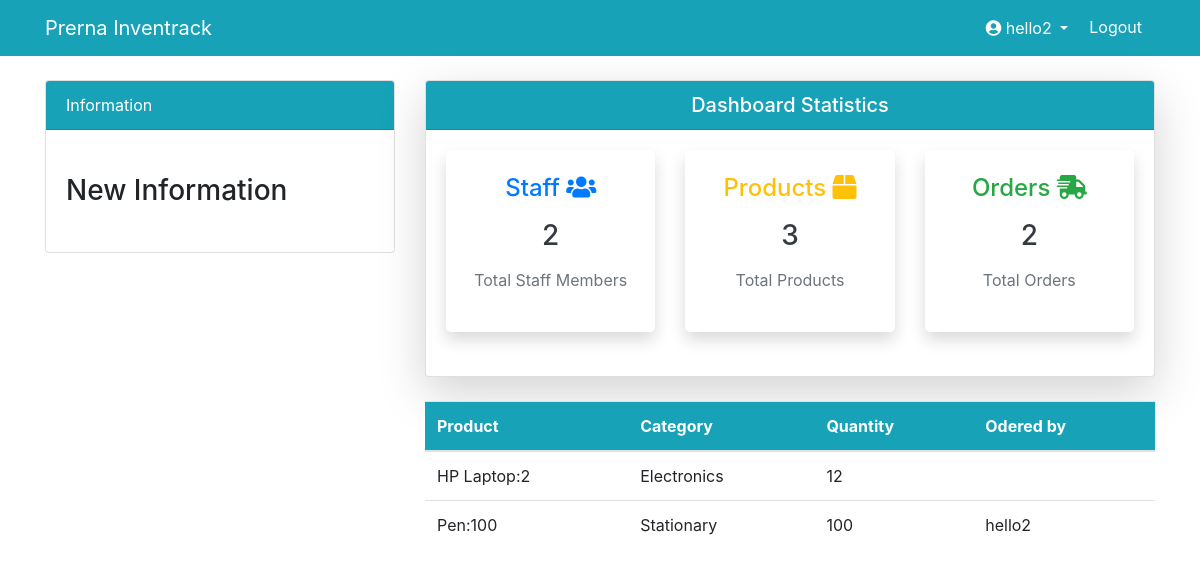
Page /order/ (signed in) on the committed database.
### dashboard/models.py (models this page shows, shortened)
class Order(models.Model):
    name = models.ForeignKey(Product, on_delete=models.CASCADE, null=True)
    customer = models.ForeignKey(User, on_delete=models.CASCADE, null=True)
    order_quantity = models.PositiveIntegerField(null=True)

class Product(models.Model):
    name = models.CharField(max_length=100, null=True)
    quantity = models.PositiveIntegerField(null=True)
    category = models.CharField(max_length=50, choices=CATEGORY, null=True)
    def __str__(self):
        return f'{self.name}:{self.quantity}'

### dashboard/views.py (the view)
# urls.py: path('order/', views.order, name='dashboard-order'),
@login_required(login_url='user-login')
def order(request):
    order = Order.objects.all()
    order_count = order.count()
    customer = User.objects.filter(groups=2)
    customer_count = customer.count()
    product = Product.objects.all()
    product_count = product.count()
    context = {
        'order': order,
        'customer_count': customer_count,
        'product_count': product_count,
        'order_count': order_count,
    }
    return render(request, 'dashboard/order.html', context)

### templates/dashboard/order.html (shortened to what this page needs)
{% extends 'partials/base.html' %}
{% block content %}
{% include 'partials/topside.html' %}
<div class="row my-4">
    <div class="col-md-4"></div>
    <div class="col-md-8">
        <table class="table bg-white">
            <thead class="bg-info text-white">
                <tr>
                    <th scope="col">Product</th>
                    <th scope="col">Category</th>
                    <th scope="col">Quantity</th>
                    <th scope="col">Odered by</th>
                </tr>
            </thead>
            <tbody>
                {% for order in order %}
                <tr>
                    <td>{{ order.name }}</td>
                    <td>{{ order.name.category }}</td>
                    <td>{{ order.order_quantity }}</td>
                    <td>{{ order.customer.username }}</td>
                </tr>
                {% endfor %}
            </tbody>
        </table>
    </div>
</div>
{% endblock %}

### templates/partials/nav.html (shortened to what this page needs)
<nav class="navbar navbar-expand-lg navbar-info bg-info">
    <div class="container">
        {% if user.is_authenticated %}
        <a class="navbar-brand text-white" href="{% url 'dashboard-index' %}">Prerna Inventrack</a>
        <div class="collapse navbar-collapse" id="navbarSupportedContent">
            <ul class="navbar-nav ml-auto">
                <li class="nav-item active">
                    <a class="nav-link dropdown-toggle text-white fw-semibold" href="{% url 'user-profile' %}" id="navbarDropdown" role="button"
                        data-bs-toggle="dropdown" aria-expanded="false">
                        <i class="fas fa-user-circle"></i> {{ user.username }}
                    </a>
                </li>
                <li class="nav-item">
                    <form id="logout-form" action="{% url 'user-logout' %}" method="POST" style="display: inline;">
                        <button type="submit" class="btn btn-link text-white" style="text-decoration: none;">Logout</button>
                    </form>
                </li>
            </ul>
            {% endif %}
        </div>
    </div>
</nav>

### static/style.css (style rules this page uses)
body { background: rgb(230, 227, 227); }

### rows in the picture
Order: name "HP Laptop:2", name.category "Electronics", order_quantity "12"
Order: name "Pen:100", name.category "Stationary", order_quantity "100", customer.username "hello2"

### other values in the picture
{{ user.username }} "hello2"
{{ customer_count }} "2"
{{ product_count }} "3"
{{ order_count }} "2"
